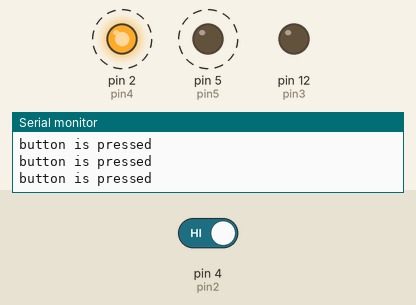
Simulated run of this sketch. Board: Arduino Uno, built with avr-gcc and run on an emulated ATmega328P. Shown: output pins drawn as LEDs (lit = HIGH), the last lines printed to the serial monitor. Dashed ring = blinking. The inputs (shaded band) are chosen by the test bench; at power-on: pin 4 (pin2) HIGH.

Above: at 1.8 s.
1.9 s: pin 4 (pin2) driven LOW
At 3.2 s:
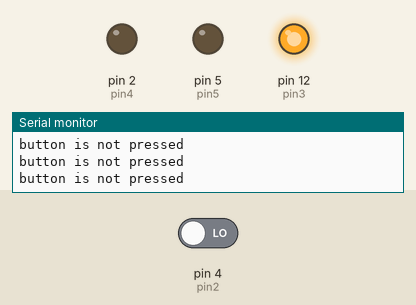
3.5 s: pin 4 (pin2) driven HIGH
At 3.62 s:
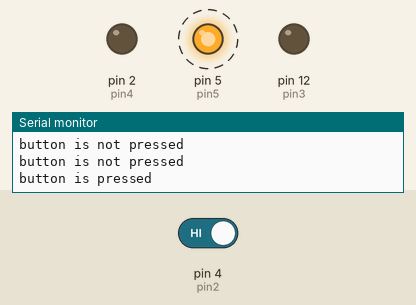
Timing chart, 0 to 12.5 s (numbered marks = the images above; inputs shaded):
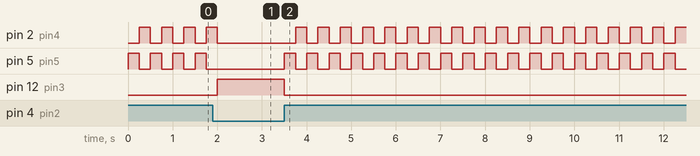

Measured:
- after the input at 1.9 s, pin 2 (pin4): goes on until 2.0 s, then stays LOW; pin 5 (pin5): stops changing and stays LOW; pin 12 (pin3): LOW → HIGH after 0.10 s
- after the input at 3.5 s, pin 2 (pin4): alternates HIGH for 0.25 s and LOW for 0.25 s, starting after 0.25 s; pin 5 (pin5): alternates HIGH for 0.25 s and LOW for 0.25 s, starting at once; pin 12 (pin3): HIGH → LOW at once
- by itself, pin 2 (pin4), pin 5 (pin5): alternates HIGH for 0.25 s and LOW for 0.25 s

The sketch:

tutorial02.ino
```cpp
int switchState = 0;
int pin2 = 4;
int pin3 = 12;
int pin4 = 2;
int pin5 = 5;

void setup() {
  Serial.begin(115200);
  Serial.println("started3");
  pinMode(pin3,OUTPUT);
  pinMode(pin4,OUTPUT);
  pinMode(pin5,OUTPUT);
  pinMode(pin2,INPUT);
}

void loop() {
  switchState = digitalRead(pin2);

  if (switchState == LOW) {
    Serial.println("button is not pressed");
    // the button is not pressed
    digitalWrite(pin3, HIGH); // green LED
    digitalWrite(pin4, LOW); // red LED
    digitalWrite(pin5, LOW); // red LED
  } else {
    Serial.println("button is pressed");
    // the button is pressed
    digitalWrite(pin3, LOW);
    digitalWrite(pin4, LOW);
    digitalWrite(pin5, HIGH);
    delay(250); // wait for a quarter second
    // toggle the LEDs
    digitalWrite(pin4, HIGH);
    digitalWrite(pin5, LOW);
    delay(250); // wait for a quarter second
  }
}
```
